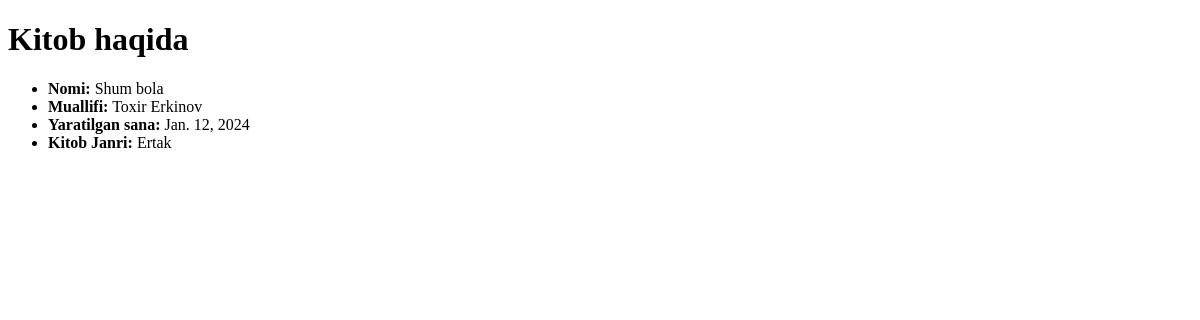
Page /books/3 on the earlier database version.
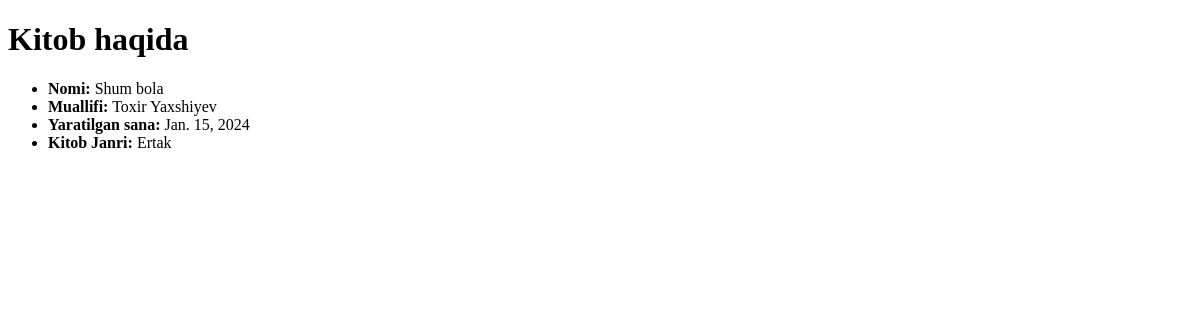
Same page on the later database version.
### kitob/models.py (models this page shows, shortened)
class Book(models.Model):
    nomi = models.CharField(max_length=100, null=False)
    muallif = models.CharField(max_length=50)
    janri = models.CharField(max_length=100)
    publication_date = models.DateField(auto_now=True)

### kitob/views.py (the view)
# urls.py: path('books/<int:pk>', book_detail, name='book_detail'),
def book_detail(request, pk):
    book = get_object_or_404(Book, pk=pk)
    context = {
        'kitob': book
    }
    return render(request, template_name='book_detail.html', context=context)

### templates/book_detail.html (shortened to what this page needs)
<!DOCTYPE html>
<html lang="en">
<head>
</head>
<body>
<h1>Kitob haqida</h1>
<ul>
    <li><b>Nomi:</b> {{ kitob.nomi }}</li>
    <li><b>Muallifi:</b> {{ kitob.muallif }}</li>
    <li><strong>Yaratilgan sana:</strong> {{ kitob.publication_date }}</li>
    <li><strong>Kitob Janri:</strong> {{ kitob.janri }}</li>
</ul>
</body>
</html>

Differences in the rows shown:
changed Book "Shum bola": muallif "Toxir Erkinov" → "Toxir Yaxshiyev"; publication_date "Jan. 12, 2024" → "Jan. 15, 2024"
